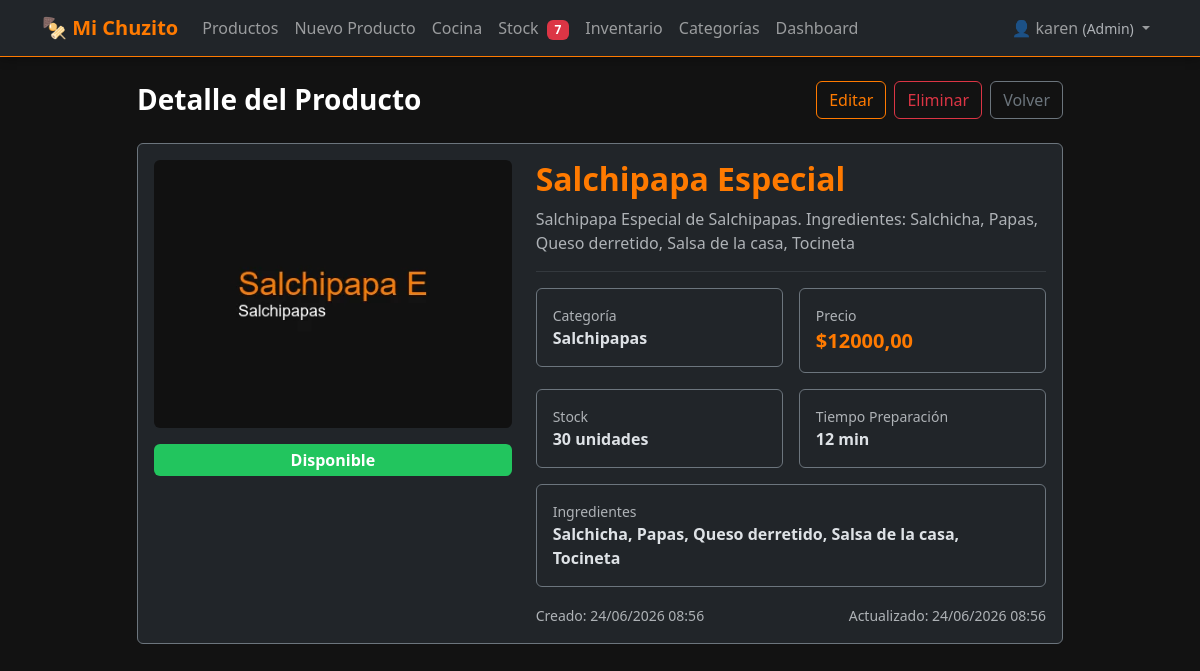
Page /2/ (signed in) on the committed database.
### productos/models.py (models this page shows, shortened)
class Producto(models.Model):
    ESTADO_CHOICES = [
        ("activo", "Activo"),
        ("inactivo", "Inactivo"),
    ]
    nombre_validator = RegexValidator(
        regex=r"^[a-zA-ZáéíóúÁÉÍÓÚñÑ0-9\s]{3,100}$",
        message="El nombre solo permite letras, números y espacios (3-100 caracteres).",
    )
    precio_validator = RegexValidator(
        regex=r"^\d+(\.\d{1,2})?$",
        message="Ingrese un precio válido (ej: 15000 o 15000.00).",
    )
    stock_validator = RegexValidator(
        regex=r"^[0-9]+$",
        message="El stock solo permite números enteros positivos.",
    )
    nombre = models.CharField(
        max_length=100,
        validators=[nombre_validator],
        db_index=True,
    )
    descripcion = models.TextField(blank=True, null=True)
    categoria = models.ForeignKey(
        Categoria,
        on_delete=models.PROTECT,
        related_name="productos",
    )
    precio = models.DecimalField(
        max_digits=10,
        decimal_places=2,
        validators=[precio_validator, MinValueValidator(0.01)],
    )
    imagen = models.ImageField(
        upload_to="productos/",
        blank=True,
        null=True,
    )
    ingredientes = models.TextField(blank=True, null=True, help_text="Separar por comas")
    tiempo_preparacion = models.PositiveIntegerField(
        help_text="Tiempo en minutos",
        blank=True,
        null=True,
    )
    disponibilidad = models.BooleanField(default=True)
    stock = models.PositiveIntegerField(
        default=0,
        validators=[stock_validator],
    )
    fecha_creacion = models.DateTimeField(auto_now_add=True)
    fecha_actualizacion = models.DateTimeField(auto_now=True)
    estado = models.CharField(max_length=10, choices=ESTADO_CHOICES, default="activo")
    class Meta:
        verbose_name = "Producto"
        verbose_name_plural = "Productos"
        ordering = ["-fecha_creacion"]
        indexes = [
            models.Index(fields=["nombre"]),
            models.Index(fields=["categoria"]),
            models.Index(fields=["estado"]),
            models.Index(fields=["disponibilidad"]),
        ]

class Categoria(models.Model):
    nombre = models.CharField(max_length=100, unique=True)
    descripcion = models.TextField(blank=True, null=True)
    estado = models.BooleanField(default=True)
    fecha_creacion = models.DateTimeField(auto_now_add=True)
    class Meta:
        verbose_name = "Categoría"
        verbose_name_plural = "Categorías"
        ordering = ["nombre"]

### productos/views.py (the view)
# urls.py: path("<int:pk>/", views.ProductoDetailView.as_view(), name="detail"),
class ProductoDetailView(LoginRequiredMixin, DetailView):
    model = Producto
    template_name = "productos/detail.html"
    context_object_name = "producto"

### productos/context_processors.py (called while the page is built)
def stock_alert_count(request):
    if request.user.is_authenticated:
        umbral = getattr(settings, "STOCK_MINIMO_ALERTA", 5)
        agotados = Producto.objects.filter(estado="activo", stock=0).count()
        bajo_stock = Producto.objects.filter(
            estado="activo", stock__gt=0, stock__lte=umbral
        ).count()
        return {"stock_criticos": agotados + bajo_stock}
    return {"stock_criticos": 0}

### productos/context_processors_role.py (called while the page is built, shortened)
def role_context(request):
    if request.user.is_authenticated:
        return {
            "user_role": get_user_role(request.user),
            "is_admin": get_user_role(request.user) == "Admin",
            "is_cocina": get_user_role(request.user) == "Cocina",
            "is_cajero": get_user_role(request.user) == "Cajero",
        }

### productos/roles.py (called while the page is built)
def get_user_role(user):
    if not user.is_authenticated:
        return None
    if user.is_superuser:
        return "Admin"
    groups = user.groups.values_list("name", flat=True)
    for role in ["Admin", "Cocina", "Cajero"]:
        if role in groups:
            return role
    return None

### productos/templates/productos/detail.html (shortened to what this page needs)
{% extends "productos/base.html" %}
{% load static %}
{% block content %}
<div class="row justify-content-center">
    <div class="col-lg-10">
        <div class="d-flex justify-content-between align-items-center mb-4">
            <h1 class="h3 fw-bold mb-0">Detalle del Producto</h1>
            <div class="d-flex gap-2">
                <a href="{% url 'productos:update' producto.pk %}" class="btn btn-outline-warning">Editar</a>
                <a href="{% url 'productos:delete' producto.pk %}" class="btn btn-outline-danger">Eliminar</a>
                <a href="{% url 'productos:list' %}" class="btn btn-outline-secondary">Volver</a>
            </div>
        </div>
        <div class="card bg-dark border-secondary">
            <div class="card-body">
                <div class="row g-4">
                    <div class="col-md-5">
                        {% if producto.imagen %}
                        <img src="{{ producto.imagen.url }}" class="img-fluid rounded" alt="{{ producto.nombre }}" style="width: 100%; max-height: 400px; object-fit: cover;">
                        {% else %}
                        <div class="d-flex align-items-center justify-content-center bg-secondary bg-opacity-25 rounded" style="height: 350px;">
                            <span style="font-size: 6rem;">🍽️</span>
                        </div>
                        {% endif %}
                        <div class="mt-3">
                            {% if producto.disponibilidad %}
                            <span class="badge bg-success fs-6 w-100 py-2">Disponible</span>
                            {% else %}
                            <span class="badge bg-danger fs-6 w-100 py-2">Agotado</span>
                            {% endif %}
                        </div>
                    </div>
                    <div class="col-md-7">
                        <h2 class="fw-bold text-warning">{{ producto.nombre }}</h2>
                        <p class="text-muted">{{ producto.descripcion|default:"Sin descripción" }}</p>
                        <hr class="border-secondary">
                        <div class="row g-3">
                            <div class="col-6">
                                <div class="p-3 bg-dark border border-secondary rounded">
                                    <small class="text-muted d-block">Categoría</small>
                                    <span class="fw-bold">{{ producto.categoria.nombre }}</span>
                                </div>
                            </div>
                            <div class="col-6">
                                <div class="p-3 bg-dark border border-secondary rounded">
                                    <small class="text-muted d-block">Precio</small>
                                    <span class="fw-bold text-warning fs-5">${{ producto.precio|floatformat:2 }}</span>
                                </div>
                            </div>
                            <div class="col-6">
                                <div class="p-3 bg-dark border border-secondary rounded">
                                    <small class="text-muted d-block">Stock</small>
                                    <span class="fw-bold">{{ producto.stock }} unidades</span>
                                </div>
                            </div>
                            <div class="col-6">
                                <div class="p-3 bg-dark border border-secondary rounded">
                                    <small class="text-muted d-block">Tiempo Preparación</small>
                                    <span class="fw-bold">{{ producto.tiempo_preparacion|default:"N/A" }} min</span>
                                </div>
                            </div>
                            <div class="col-12">
                                <div class="p-3 bg-dark border border-secondary rounded">
                                    <small class="text-muted d-block">Ingredientes</small>
                                    <span class="fw-bold">{{ producto.ingredientes|default:"No especificado" }}</span>
                                </div>
                            </div>
                            <div class="col-6">
                                <small class="text-muted">Creado: {{ producto.fecha_creacion|date:"d/m/Y H:i" }}</small>
                            </div>
                            <div class="col-6 text-end">
                                <small class="text-muted">Actualizado: {{ producto.fecha_actualizacion|date:"d/m/Y H:i" }}</small>
                            </div>
                        </div>
                    </div>
                </div>
            </div>
        </div>
    </div>
</div>
{% endblock %}

### productos/templates/productos/base.html (shortened to what this page needs)
<!DOCTYPE html>
{% load static %}
<html lang="es" data-bs-theme="dark">
<head>
    <link rel="stylesheet" href="{% static 'productos/css/bootstrap.min.css' %}">
    <link rel="stylesheet" href="{% static 'productos/css/styles.css' %}">
</head>
<body>
    {% if user.is_authenticated %}
    <nav class="navbar navbar-expand-lg navbar-dark bg-dark border-bottom border-warning">
        <div class="container">
            <a class="navbar-brand fw-bold text-warning" href="{% url 'productos:list' %}">
                🍢 Mi Chuzito
            </a>
            <div class="collapse navbar-collapse" id="navbarNav">
                <ul class="navbar-nav me-auto">
                    {% if is_admin or is_cajero %}
                    <li class="nav-item">
                        <a class="nav-link" href="{% url 'productos:list' %}">Productos</a>
                    </li>
                    {% endif %}
                    {% if is_admin or is_cajero %}
                    <li class="nav-item">
                        <a class="nav-link" href="{% url 'productos:create' %}">Nuevo Producto</a>
                    </li>
                    {% endif %}
                    {% if is_admin or is_cocina %}
                    <li class="nav-item">
                        <a class="nav-link" href="{% url 'cocina:dashboard' %}">Cocina</a>
                    </li>
                    {% endif %}
                    <li class="nav-item">
                        <a class="nav-link" href="{% url 'productos:stock_alertas' %}">
                            Stock
                            {% if stock_criticos > 0 %}
                            <span class="badge bg-danger ms-1">{{ stock_criticos }}</span>
                            {% endif %}
                        </a>
                    </li>
                    <li class="nav-item">
                        <a class="nav-link" href="{% url 'productos:inventario' %}">Inventario</a>
                    </li>
                    {% if is_admin %}
                    <li class="nav-item">
                        <a class="nav-link" href="{% url 'productos:categoria_list' %}">Categorías</a>
                    </li>
                    <li class="nav-item">
                        <a class="nav-link" href="{% url 'productos:dashboard' %}">Dashboard</a>
                    </li>
                    {% endif %}
                </ul>
                <ul class="navbar-nav">
                    <li class="nav-item dropdown">
                        <a class="nav-link dropdown-toggle" href="#" role="button" data-bs-toggle="dropdown">
                            👤 {{ user.username }}
                            {% if user_role %}
                            <small class="text-muted d-none d-lg-inline">({{ user_role }})</small>
                            {% endif %}
                        </a>
                    </li>
                </ul>
            </div>
        </div>
    </nav>
    {% endif %}
    <main class="container py-4">
        {% block content %}{% endblock %}
    </main>
</body>
</html>

### productos/static/productos/css/styles.css (style rules this page uses)
:root { --black: #121212; --orange: #FF7A00; --green: #22C55E; --white: #FFFFFF; }
body { background-color: var(--black); color: var(--white); font-family: 'Segoe UI', system-ui, -apple-system, sans-serif; min-height: 100vh; }
.navbar { box-shadow: 0 2px 10px rgba(0,0,0,0.3); }
.card { transition: transform 0.2s ease, box-shadow 0.2s ease; background-color: #1a1a1a; }
.btn-outline-warning { color: var(--orange); border-color: var(--orange); }
.text-warning { color: var(--orange) !important; }
.border-warning { border-color: var(--orange) !important; }
.badge.bg-success { background-color: var(--green) !important; }

### rows in the picture
Producto: imagen (picture), nombre "Salchipapa Especial", descripcion "Salchipapa Especial de Salchipapas. Ingredientes: Salchicha, Papas, Queso derretido, Salsa de la casa, Tocineta", categoria.nombre "Salchipapas", precio "12000,00", stock "30", tiempo_preparacion "12", ingredientes "Salchicha, Papas, Queso derretido, Salsa de la casa, Tocineta", fecha_creacion "24/06/2026 08:56", fecha_actualizacion "24/06/2026 08:56"

### other values in the picture
{{ stock_criticos }} "7"
{{ user.username }} "karen"
{{ user_role }} "Admin"
